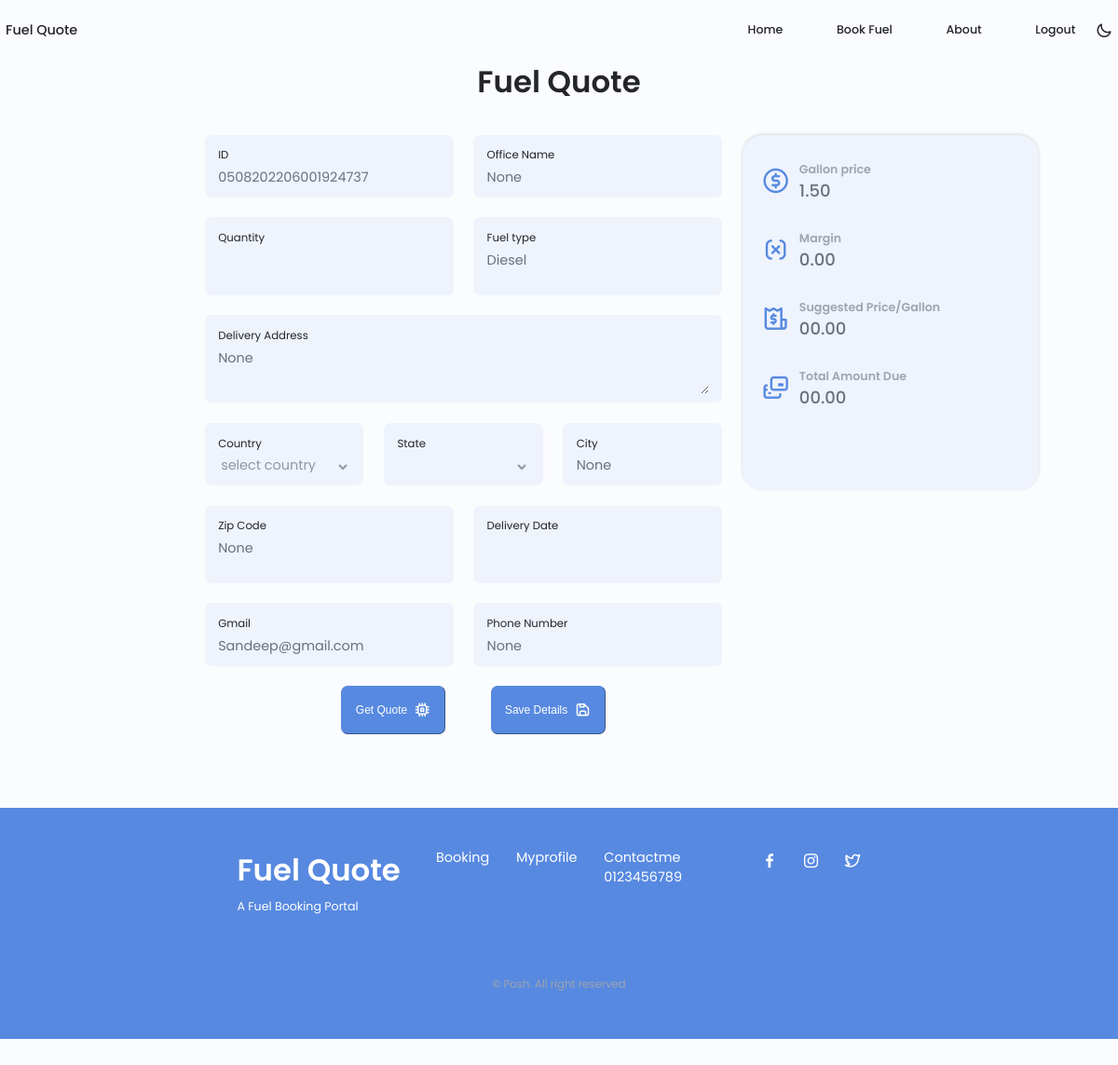
Screenshot of /fuel_quote/fuel_quote_form/0508202206001924737 with the database file from the repository.
### portal/models/ClientInformation.py (models this page shows)
class ClientInformation(db.Model):
    __bind_key__ = 'db'
    Id = db.Column(db.Integer,Sequence('user_info_seq',start=1), unique=True, nullable=False, primary_key=True)
    user_id = db.Column(db.String(255))
    username = db.Column(db.String(50),nullable=False)
    email_id = db.Column(db.String(255))
    mobile_number = db.Column(db.String(10))
    office_name = db.Column(db.String(50))
    active=db.Column(db.String(10))
    status = db.Column(db.String(10), nullable=False)
    zipcode=db.Column(db.String(9), nullable=False)
    address_1=db.Column(db.String(100),nullable=False)
    address_2 = db.Column(db.String(100))
    state=db.Column(db.String(3),nullable=False)
    country = db.Column(db.String(100), nullable=False)
    user_created_time = db.Column(db.TIMESTAMP, default=datetime.now, nullable=False)
    created_by = db.Column(db.String(255))
    attributes_1 = db.Column(db.String(255))
    attributes_2 = db.Column(db.String(255))
    attributes_3 = db.Column(db.String(255))
    attributes_4 = db.Column(db.String(255))
    attributes_5 = db.Column(db.String(255))
    attributes_6 = db.Column(db.String(255))
    attributes_7 = db.Column(db.String(255))
    attributes_8 = db.Column(db.String(255))
    attributes_9 = db.Column(db.String(255))
    attributes_10 = db.Column(db.String(255))
    attributes_11 = db.Column(db.String(255))
    attributes_12 = db.Column(db.String(255))
    attributes_13 = db.Column(db.String(255))
    attributes_14 = db.Column(db.String(255))
    attributes_15 = db.Column(db.String(255))
    attributes_16 = db.Column(db.String(255))
    attributes_17 = db.Column(db.String(255))
    attributes_18 = db.Column(db.String(255))
    attributes_19 = db.Column(db.String(255))
    attributes_20 = db.Column(db.String(255))

### portal/views.py (the view, shortened to what this page needs)
@bp.route('/fuel_quote_form/<string:user_uid>', methods=['GET','POST'])
def fuel_quote_form(user_uid):
    try:
        users = ClientInformation.query.filter_by(user_id=user_uid).one()
        id = users.user_id
        Office_Name = users.office_name
        delivery_address = users.address_1
        Country = users.country
        state = users.state
        zipcode = users.zipcode
        city = users.attributes_1
        email_id = users.email_id
        mobile_number = users.mobile_number
        if request.method == "GET":
            return render_template("fuel_quote_form.html",UID=id,id=id, Office_Name=Office_Name,
                                   delivery_address=delivery_address,
                                   Country=Country, state=state, zipcode=zipcode, city=city, email_id=email_id,
                                   mobile_number=mobile_number)
    except NoResultFound:
        pass
    except Exception as e:
        LOG.error("Error occurred while login ")
        LOG.error(e, exc_info=True)
    finally:
        db.session.close()

### portal/templates/fuel_quote_form.html (shortened to what this page needs)
<!DOCTYPE html>
<html lang="en">
<head>
    <link rel="stylesheet" type="text/css" href="https://code.jquery.com/ui/1.12.0/themes/smoothness/jquery-ui.css">
    <link rel="stylesheet" href="https://unicons.iconscout.com/release/v4.0.0/css/line.css">
    <link rel="stylesheet" href="/fuel_quote/static/css/home/swiper-bundle.min.css">
    <link rel="stylesheet" href="/fuel_quote/static/css/home/styles.css">
</head>.0l
<body style="zoom: 90%;">
    <header class="header" id="header">
        <nav class="nav container">
            <a href="/fuel_quote/fuel_quote_history/{{UID}}" class="nav__logo">Fuel Quote</a>
            <div class="nav__menu" id="nav-menu">
                <ul class="nav__list grid">
                    <li class="nav__item">
                        <a href="/fuel_quote/fuel_quote_history/{{UID}}" class="nav__link">
                            Home
                        </a>
                    </li>
                    <li class="nav__item">
                        <a href="/fuel_quote/fuel_quote_form/{{UID}}" class="nav__link">
                            Book Fuel
                        </a>
                    </li>
                    <li class="nav__item">
                        <a href="/fuel_quote/client_profile_management/{{UID}}" class="nav__link">
                            About
                        </a>
                    </li>
                    <li class="nav__item">
                        <a href="/fuel_quote/logout" class="nav__link">
                            Logout
                        </a>
                    </li>
                </ul>
            </div>
            <div class="nav__btns">
                <i class="uil uil-moon change-theme" id="theme-button1"></i>
            </div>
        </nav>
    </header>
    <main class="main">
        <section class="contact section section1" id="contact">
            <h2 class="section__title">Fuel Quote</h2>
            <div class="contact__container container grid">
                <form action="" class="contact__form grid">
                    <div class="contact__inputs grid">
                        <div class="contact__content">
                            <label for="user_id" class="contact__label">ID</label>
                            <input type="text" id="user_id" name="user_id" value="{{id}}" class="contact__input"
                                required disabled>
                        </div>
                        <div class="contact__content">
                            <label for="office_name" class="contact__label">Office Name</label>
                            <input type="text" id="office_name" value="{{Office_Name}}" name="office_name"
                                class="contact__input" disabled>
                        </div>
                    </div>
                    <div class="contact__inputs grid">
                        <div class="contact__content">
                            <label for="quantity_quote" class="contact__label">
                                Quantity</label>
                            <input type="text" id="quantity_quote" name="quantity_quote" onkeypress="return /[0-9]/i.test(event.key)" class="contact__input"
                            onchange="checking()">
                        </div>
                        <div class="contact__content">
                            <label for="fuel_type" class="contact__label">Fuel type</label>
                            <input type="text" id="fuel_type" value="Diesel" name="fuel_type"
                                class="contact__input"  disabled>
                        </div>
                    </div>
                    <div class="contact__content">
                        <label for="" class="contact__label">Delivery Address</label>
                        <textarea name="" id="" cols="0" rows="2" class="contact__input"
                            disabled>{{delivery_address}}</textarea>
                    </div>
                    <div class="contact__inputs_3 grid">
                        <div class="contact__content">
                            <label for="" class="contact__label">Country</label>
                            <select id="country" class="contact__input" disabled>
                                <option>select country</option>
                            </select>
                        </div>
                        <div class="contact__content">
                            <label for="" class="contact__label">State</label>
                            <select id="state-code" class="contact__input" disabled>
                            </select>
                        </div>
                        <div class="contact__content">
                            <label for="City" class="contact__label">City</label>
                            <input type="text" id="City" value="{{city}}" name="City" class="contact__input" disabled>
                        </div>
                    </div>
                    <div class="contact__inputs grid">
                        <div class="contact__content">
                            <label for="Zip_Code" class="contact__label">Zip Code</label>
                            <input type="text" id="Zip_Code" value="{{zipcode}}" name="Zip_Code" maxlength="9" minlength="5" class="contact__input"
                                disabled>
                        </div>
                        <div class="contact__content">
                            <label for="bdate" class="contact__label">Delivery Date</label>
                            <input type=text name="bdate" id="bdate" class="datepicker contact__input" onchange="checking()" required>
                        </div>
                    </div>
                    <div class="contact__inputs grid">
                        <div class="contact__content">
                            <label for="contact_gmail" class="contact__label">Gmail</label>
                            <input type="email" id="contact_gmail" name="contact_gmail" value="{{email_id}}"
                                class="contact__input" disabled>
                        </div>
                        <div class="contact__content">
                            <label for="telNo" class="contact__label">Phone Number</label>
                            <input type="text" id="telNo" name="telNo" value="{{mobile_number}}" maxlength="10" minlength="10" class="contact__input"
                                disabled>
                        </div>
                    </div>
                    <div style="margin-left: 163px;">
                        <button type="button" class="button button--flex" id="Get_Quote_id" onclick="Get_Quote()" style="margin-right: 50px;">Get Quote
                            <i class="uil uil-processor button__icon"></i>
                        </button>
                        <button type="button" class="button button--flex" id="order_fuel_id" onclick="order_fuel()">Save Details
                            <i class="uil uil-save button__icon"></i>
                        </button>
                    </div>
                </form>
                <div class="contact__information-tab-main">
                    <div class="contact__information-tab">
                        <div class="contact__information">
                            <i class="uil uil-usd-circle contact__icon"></i>
                            <div>
                                <h3 class=" contact__subtitle">Gallon price</h3>
                                <span class="contact__title" id="Gallon_price">1.50</span>
                            </div>
                        </div>
                        <div class="contact__information">
                            <i class="uil uil-x contact__icon"></i>
                            <div>
                                <h3 class="contact__subtitle">Margin</h3>
                                <span class="contact__title" id="Margin_price">0.00</span>
                            </div>
                        </div>
                        <div class="contact__information">
                            <i class="uil uil-bill contact__icon"></i>
                            <div>
                                <h3 class="contact__subtitle">Suggested Price/Gallon</h3>
                                <span class="contact__title" id="grand_total">00.00</span>
                            </div>
                        </div>
                        <div class="contact__information">
                            <i class="uil uil-transaction contact__icon"></i>
                            <div>
                                <h3 class="contact__subtitle">Total Amount Due</h3>
                                <span class="contact__title" id="Total_Amount_Due">00.00</span>
                            </div>
                        </div>
                    </div>
                </div>
            </div>
        </section>
    </main>
    <footer class="footer footer1">
        <div class="footer__bg">
            <div class="footer__container container grid">
                <div>
                    <h1 class="footer__title">Fuel Quote</h1>
                    <span class="footer__subtitle">A Fuel Booking Portal</span>
                </div>
                <ul class="footer__links">
                    <li>
                        <a href="#services" class="footer__link">Booking</a>
                    </li>
                    <li>
                        <a href="#portfolio" class="footer__link">Myprofile</a>
                    </li>
                    <li>
                        <a href="#contact" class="footer__link">Contactme</a>
                        <a href="#contact" class="footer__link">0123456789</a>
                    </li>
                </ul>
                <div class="footer__socials">
                    <a href="https://www.facebook.com/" target="_blank" class="footer__social">
                        <i class="uil uil-facebook-f"></i>
                    </a>
                    <a href="https://www.instagram.com/" target="_blank" class="footer__social">
                        <i class="uil uil-instagram"></i>
                    </a>
                    <a href="https://twitter.com/" target="_blank" class="footer__social">
                        <i class="uil uil-twitter-alt"></i>
                    </a>
                </div>
            </div>
            <p class="footer__copy">&#169; Posh. All right reserved</p>
        </div>
    </footer>
</body>
</html>

### rows the page displays
ClientInformation: user_id "0508202206001924737", office_name "None", address_1 "None", Zip_Code "None", contact_gmail "Sandeep@gmail.com", telNo "None"
